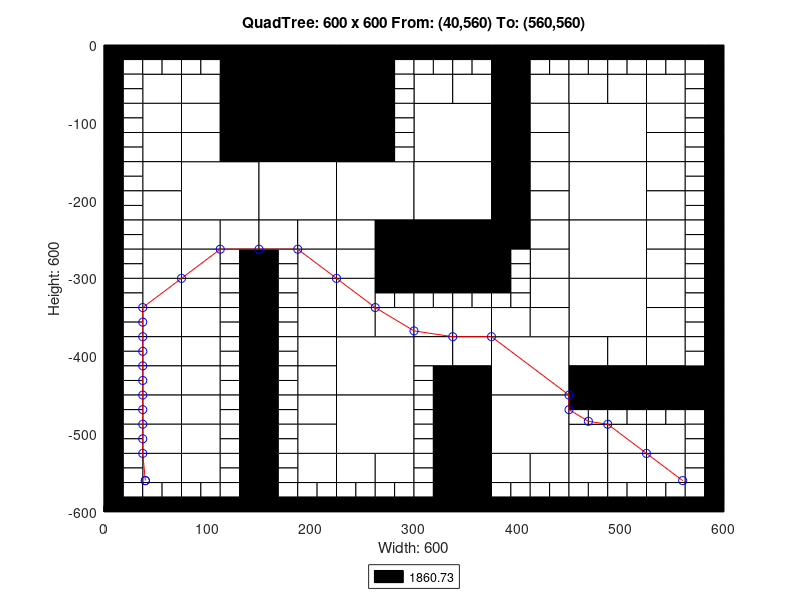

The MATLAB script that drew this image:
axis([0 600 -600 0]);
title('QuadTree: 600 x 600 From: (40,560) To: (560,560)');
xlabel('Width: 600');
ylabel('Height: 600');
rectangle('Position',[150 -75 75 75], 'FaceColor',[0 0 0]);
rectangle('Position',[150 -150 75 75], 'FaceColor',[0 0 0]);
rectangle('Position',[75 -225 75 75], 'FaceColor',[1 1 1]);
rectangle('Position',[150 -225 75 75], 'FaceColor',[1 1 1]);
rectangle('Position',[225 -225 75 75], 'FaceColor',[1 1 1]);
rectangle('Position',[300 -150 75 75], 'FaceColor',[1 1 1]);
rectangle('Position',[450 -150 75 75], 'FaceColor',[1 1 1]);
rectangle('Position',[300 -225 75 75], 'FaceColor',[1 1 1]);
rectangle('Position',[300 -300 75 75], 'FaceColor',[0 0 0]);
rectangle('Position',[450 -225 75 75], 'FaceColor',[1 1 1]);
rectangle('Position',[450 -300 75 75], 'FaceColor',[1 1 1]);
rectangle('Position',[225 -450 75 75], 'FaceColor',[1 1 1]);
rectangle('Position',[225 -525 75 75], 'FaceColor',[1 1 1]);
rectangle('Position',[375 -450 75 75], 'FaceColor',[1 1 1]);
rectangle('Position',[450 -375 75 75], 'FaceColor',[1 1 1]);
rectangle('Position',[375 -525 75 75], 'FaceColor',[1 1 1]);
rectangle('Position',[37.5 -75 37.5 37.5], 'FaceColor',[1 1 1]);
rectangle('Position',[112.5 -37.5 37.5 37.5], 'FaceColor',[0 0 0]);
rectangle('Position',[75 -75 37.5 37.5], 'FaceColor',[1 1 1]);
rectangle('Position',[112.5 -75 37.5 37.5], 'FaceColor',[0 0 0]);
rectangle('Position',[37.5 -112.5 37.5 37.5], 'FaceColor',[1 1 1]);
rectangle('Position',[37.5 -150 37.5 37.5], 'FaceColor',[1 1 1]);
rectangle('Position',[75 -112.5 37.5 37.5], 'FaceColor',[1 1 1]);
rectangle('Position',[112.5 -112.5 37.5 37.5], 'FaceColor',[0 0 0]);
rectangle('Position',[75 -150 37.5 37.5], 'FaceColor',[1 1 1]);
rectangle('Position',[112.5 -150 37.5 37.5], 'FaceColor',[0 0 0]);
rectangle('Position',[225 -37.5 37.5 37.5], 'FaceColor',[0 0 0]);
rectangle('Position',[225 -75 37.5 37.5], 'FaceColor',[0 0 0]);
rectangle('Position',[225 -112.5 37.5 37.5], 'FaceColor',[0 0 0]);
rectangle('Position',[225 -150 37.5 37.5], 'FaceColor',[0 0 0]);
rectangle('Position',[37.5 -187.5 37.5 37.5], 'FaceColor',[1 1 1]);
rectangle('Position',[37.5 -225 37.5 37.5], 'FaceColor',[1 1 1]);
rectangle('Position',[37.5 -262.5 37.5 37.5], 'FaceColor',[1 1 1]);
rectangle('Position',[37.5 -300 37.5 37.5], 'FaceColor',[1 1 1]);
rectangle('Position',[75 -262.5 37.5 37.5], 'FaceColor',[1 1 1]);
rectangle('Position',[112.5 -262.5 37.5 37.5], 'FaceColor',[1 1 1]);
rectangle('Position',[75 -300 37.5 37.5], 'FaceColor',[1 1 1]);
rectangle('Position',[150 -262.5 37.5 37.5], 'FaceColor',[1 1 1]);
rectangle('Position',[187.5 -262.5 37.5 37.5], 'FaceColor',[1 1 1]);
rectangle('Position',[187.5 -300 37.5 37.5], 'FaceColor',[1 1 1]);
rectangle('Position',[225 -262.5 37.5 37.5], 'FaceColor',[1 1 1]);
rectangle('Position',[262.5 -262.5 37.5 37.5], 'FaceColor',[0 0 0]);
rectangle('Position',[225 -300 37.5 37.5], 'FaceColor',[1 1 1]);
rectangle('Position',[262.5 -300 37.5 37.5], 'FaceColor',[0 0 0]);
rectangle('Position',[300 -75 37.5 37.5], 'FaceColor',[1 1 1]);
rectangle('Position',[337.5 -75 37.5 37.5], 'FaceColor',[1 1 1]);
rectangle('Position',[375 -37.5 37.5 37.5], 'FaceColor',[0 0 0]);
rectangle('Position',[375 -75 37.5 37.5], 'FaceColor',[0 0 0]);
rectangle('Position',[412.5 -75 37.5 37.5], 'FaceColor',[1 1 1]);
rectangle('Position',[375 -112.5 37.5 37.5], 'FaceColor',[0 0 0]);
rectangle('Position',[412.5 -112.5 37.5 37.5], 'FaceColor',[1 1 1]);
rectangle('Position',[375 -150 37.5 37.5], 'FaceColor',[0 0 0]);
rectangle('Position',[412.5 -150 37.5 37.5], 'FaceColor',[1 1 1]);
rectangle('Position',[450 -75 37.5 37.5], 'FaceColor',[1 1 1]);
rectangle('Position',[487.5 -75 37.5 37.5], 'FaceColor',[1 1 1]);
rectangle('Position',[525 -75 37.5 37.5], 'FaceColor',[1 1 1]);
rectangle('Position',[525 -112.5 37.5 37.5], 'FaceColor',[1 1 1]);
rectangle('Position',[525 -150 37.5 37.5], 'FaceColor',[1 1 1]);
rectangle('Position',[375 -187.5 37.5 37.5], 'FaceColor',[0 0 0]);
rectangle('Position',[412.5 -187.5 37.5 37.5], 'FaceColor',[1 1 1]);
rectangle('Position',[375 -225 37.5 37.5], 'FaceColor',[0 0 0]);
rectangle('Position',[412.5 -225 37.5 37.5], 'FaceColor',[1 1 1]);
rectangle('Position',[375 -262.5 37.5 37.5], 'FaceColor',[0 0 0]);
rectangle('Position',[412.5 -262.5 37.5 37.5], 'FaceColor',[1 1 1]);
rectangle('Position',[412.5 -300 37.5 37.5], 'FaceColor',[1 1 1]);
rectangle('Position',[525 -187.5 37.5 37.5], 'FaceColor',[1 1 1]);
rectangle('Position',[525 -225 37.5 37.5], 'FaceColor',[1 1 1]);
rectangle('Position',[525 -262.5 37.5 37.5], 'FaceColor',[1 1 1]);
rectangle('Position',[525 -300 37.5 37.5], 'FaceColor',[1 1 1]);
rectangle('Position',[37.5 -337.5 37.5 37.5], 'FaceColor',[1 1 1]);
rectangle('Position',[37.5 -375 37.5 37.5], 'FaceColor',[1 1 1]);
rectangle('Position',[75 -337.5 37.5 37.5], 'FaceColor',[1 1 1]);
rectangle('Position',[75 -375 37.5 37.5], 'FaceColor',[1 1 1]);
rectangle('Position',[37.5 -412.5 37.5 37.5], 'FaceColor',[1 1 1]);
rectangle('Position',[37.5 -450 37.5 37.5], 'FaceColor',[1 1 1]);
rectangle('Position',[75 -412.5 37.5 37.5], 'FaceColor',[1 1 1]);
rectangle('Position',[75 -450 37.5 37.5], 'FaceColor',[1 1 1]);
rectangle('Position',[187.5 -337.5 37.5 37.5], 'FaceColor',[1 1 1]);
rectangle('Position',[187.5 -375 37.5 37.5], 'FaceColor',[1 1 1]);
rectangle('Position',[225 -337.5 37.5 37.5], 'FaceColor',[1 1 1]);
rectangle('Position',[225 -375 37.5 37.5], 'FaceColor',[1 1 1]);
rectangle('Position',[262.5 -375 37.5 37.5], 'FaceColor',[1 1 1]);
rectangle('Position',[187.5 -412.5 37.5 37.5], 'FaceColor',[1 1 1]);
rectangle('Position',[187.5 -450 37.5 37.5], 'FaceColor',[1 1 1]);
rectangle('Position',[37.5 -487.5 37.5 37.5], 'FaceColor',[1 1 1]);
rectangle('Position',[37.5 -525 37.5 37.5], 'FaceColor',[1 1 1]);
rectangle('Position',[75 -487.5 37.5 37.5], 'FaceColor',[1 1 1]);
rectangle('Position',[75 -525 37.5 37.5], 'FaceColor',[1 1 1]);
rectangle('Position',[37.5 -562.5 37.5 37.5], 'FaceColor',[1 1 1]);
rectangle('Position',[75 -562.5 37.5 37.5], 'FaceColor',[1 1 1]);
rectangle('Position',[187.5 -487.5 37.5 37.5], 'FaceColor',[1 1 1]);
rectangle('Position',[187.5 -525 37.5 37.5], 'FaceColor',[1 1 1]);
rectangle('Position',[187.5 -562.5 37.5 37.5], 'FaceColor',[1 1 1]);
rectangle('Position',[225 -562.5 37.5 37.5], 'FaceColor',[1 1 1]);
rectangle('Position',[262.5 -562.5 37.5 37.5], 'FaceColor',[1 1 1]);
rectangle('Position',[300 -375 37.5 37.5], 'FaceColor',[1 1 1]);
rectangle('Position',[337.5 -375 37.5 37.5], 'FaceColor',[1 1 1]);
rectangle('Position',[412.5 -337.5 37.5 37.5], 'FaceColor',[1 1 1]);
rectangle('Position',[375 -375 37.5 37.5], 'FaceColor',[1 1 1]);
rectangle('Position',[412.5 -375 37.5 37.5], 'FaceColor',[1 1 1]);
rectangle('Position',[300 -412.5 37.5 37.5], 'FaceColor',[1 1 1]);
rectangle('Position',[337.5 -412.5 37.5 37.5], 'FaceColor',[1 1 1]);
rectangle('Position',[337.5 -450 37.5 37.5], 'FaceColor',[0 0 0]);
rectangle('Position',[525 -337.5 37.5 37.5], 'FaceColor',[1 1 1]);
rectangle('Position',[525 -375 37.5 37.5], 'FaceColor',[1 1 1]);
rectangle('Position',[450 -412.5 37.5 37.5], 'FaceColor',[1 1 1]);
rectangle('Position',[487.5 -412.5 37.5 37.5], 'FaceColor',[1 1 1]);
rectangle('Position',[450 -450 37.5 37.5], 'FaceColor',[0 0 0]);
rectangle('Position',[487.5 -450 37.5 37.5], 'FaceColor',[0 0 0]);
rectangle('Position',[525 -412.5 37.5 37.5], 'FaceColor',[1 1 1]);
rectangle('Position',[525 -450 37.5 37.5], 'FaceColor',[0 0 0]);
rectangle('Position',[562.5 -450 37.5 37.5], 'FaceColor',[0 0 0]);
rectangle('Position',[337.5 -487.5 37.5 37.5], 'FaceColor',[0 0 0]);
rectangle('Position',[337.5 -525 37.5 37.5], 'FaceColor',[0 0 0]);
rectangle('Position',[337.5 -562.5 37.5 37.5], 'FaceColor',[0 0 0]);
rectangle('Position',[337.5 -600 37.5 37.5], 'FaceColor',[0 0 0]);
rectangle('Position',[375 -562.5 37.5 37.5], 'FaceColor',[1 1 1]);
rectangle('Position',[412.5 -562.5 37.5 37.5], 'FaceColor',[1 1 1]);
rectangle('Position',[450 -525 37.5 37.5], 'FaceColor',[1 1 1]);
rectangle('Position',[487.5 -525 37.5 37.5], 'FaceColor',[1 1 1]);
rectangle('Position',[525 -525 37.5 37.5], 'FaceColor',[1 1 1]);
rectangle('Position',[450 -562.5 37.5 37.5], 'FaceColor',[1 1 1]);
rectangle('Position',[487.5 -562.5 37.5 37.5], 'FaceColor',[1 1 1]);
rectangle('Position',[525 -562.5 37.5 37.5], 'FaceColor',[1 1 1]);
rectangle('Position',[0 -18.75 18.75 18.75], 'FaceColor',[0 0 0]);
rectangle('Position',[18.75 -18.75 18.75 18.75], 'FaceColor',[0 0 0]);
rectangle('Position',[0 -37.5 18.75 18.75], 'FaceColor',[0 0 0]);
rectangle('Position',[18.75 -37.5 18.75 18.75], 'FaceColor',[1 1 1]);
rectangle('Position',[37.5 -18.75 18.75 18.75], 'FaceColor',[0 0 0]);
rectangle('Position',[56.25 -18.75 18.75 18.75], 'FaceColor',[0 0 0]);
rectangle('Position',[37.5 -37.5 18.75 18.75], 'FaceColor',[1 1 1]);
rectangle('Position',[56.25 -37.5 18.75 18.75], 'FaceColor',[1 1 1]);
rectangle('Position',[0 -56.25 18.75 18.75], 'FaceColor',[0 0 0]);
rectangle('Position',[18.75 -56.25 18.75 18.75], 'FaceColor',[1 1 1]);
rectangle('Position',[0 -75 18.75 18.75], 'FaceColor',[0 0 0]);
rectangle('Position',[18.75 -75 18.75 18.75], 'FaceColor',[1 1 1]);
rectangle('Position',[75 -18.75 18.75 18.75], 'FaceColor',[0 0 0]);
rectangle('Position',[93.75 -18.75 18.75 18.75], 'FaceColor',[0 0 0]);
rectangle('Position',[75 -37.5 18.75 18.75], 'FaceColor',[1 1 1]);
rectangle('Position',[93.75 -37.5 18.75 18.75], 'FaceColor',[1 1 1]);
rectangle('Position',[0 -93.75 18.75 18.75], 'FaceColor',[0 0 0]);
rectangle('Position',[18.75 -93.75 18.75 18.75], 'FaceColor',[1 1 1]);
rectangle('Position',[0 -112.5 18.75 18.75], 'FaceColor',[0 0 0]);
rectangle('Position',[18.75 -112.5 18.75 18.75], 'FaceColor',[1 1 1]);
rectangle('Position',[0 -131.25 18.75 18.75], 'FaceColor',[0 0 0]);
rectangle('Position',[18.75 -131.25 18.75 18.75], 'FaceColor',[1 1 1]);
rectangle('Position',[0 -150 18.75 18.75], 'FaceColor',[0 0 0]);
rectangle('Position',[18.75 -150 18.75 18.75], 'FaceColor',[1 1 1]);
rectangle('Position',[262.5 -18.75 18.75 18.75], 'FaceColor',[0 0 0]);
rectangle('Position',[281.25 -18.75 18.75 18.75], 'FaceColor',[0 0 0]);
rectangle('Position',[262.5 -37.5 18.75 18.75], 'FaceColor',[0 0 0]);
rectangle('Position',[281.25 -37.5 18.75 18.75], 'FaceColor',[1 1 1]);
rectangle('Position',[262.5 -56.25 18.75 18.75], 'FaceColor',[0 0 0]);
rectangle('Position',[281.25 -56.25 18.75 18.75], 'FaceColor',[1 1 1]);
rectangle('Position',[262.5 -75 18.75 18.75], 'FaceColor',[0 0 0]);
rectangle('Position',[281.25 -75 18.75 18.75], 'FaceColor',[1 1 1]);
rectangle('Position',[262.5 -93.75 18.75 18.75], 'FaceColor',[0 0 0]);
rectangle('Position',[281.25 -93.75 18.75 18.75], 'FaceColor',[1 1 1]);
rectangle('Position',[262.5 -112.5 18.75 18.75], 'FaceColor',[0 0 0]);
rectangle('Position',[281.25 -112.5 18.75 18.75], 'FaceColor',[1 1 1]);
rectangle('Position',[262.5 -131.25 18.75 18.75], 'FaceColor',[0 0 0]);
rectangle('Position',[281.25 -131.25 18.75 18.75], 'FaceColor',[1 1 1]);
rectangle('Position',[262.5 -150 18.75 18.75], 'FaceColor',[0 0 0]);
rectangle('Position',[281.25 -150 18.75 18.75], 'FaceColor',[1 1 1]);
rectangle('Position',[0 -168.75 18.75 18.75], 'FaceColor',[0 0 0]);
rectangle('Position',[18.75 -168.75 18.75 18.75], 'FaceColor',[1 1 1]);
rectangle('Position',[0 -187.5 18.75 18.75], 'FaceColor',[0 0 0]);
rectangle('Position',[18.75 -187.5 18.75 18.75], 'FaceColor',[1 1 1]);
rectangle('Position',[0 -206.25 18.75 18.75], 'FaceColor',[0 0 0]);
rectangle('Position',[18.75 -206.25 18.75 18.75], 'FaceColor',[1 1 1]);
rectangle('Position',[0 -225 18.75 18.75], 'FaceColor',[0 0 0]);
rectangle('Position',[18.75 -225 18.75 18.75], 'FaceColor',[1 1 1]);
rectangle('Position',[0 -243.75 18.75 18.75], 'FaceColor',[0 0 0]);
rectangle('Position',[18.75 -243.75 18.75 18.75], 'FaceColor',[1 1 1]);
rectangle('Position',[0 -262.5 18.75 18.75], 'FaceColor',[0 0 0]);
rectangle('Position',[18.75 -262.5 18.75 18.75], 'FaceColor',[1 1 1]);
rectangle('Position',[0 -281.25 18.75 18.75], 'FaceColor',[0 0 0]);
rectangle('Position',[18.75 -281.25 18.75 18.75], 'FaceColor',[1 1 1]);
rectangle('Position',[0 -300 18.75 18.75], 'FaceColor',[0 0 0]);
rectangle('Position',[18.75 -300 18.75 18.75], 'FaceColor',[1 1 1]);
rectangle('Position',[112.5 -281.25 18.75 18.75], 'FaceColor',[1 1 1]);
rectangle('Position',[131.25 -281.25 18.75 18.75], 'FaceColor',[0 0 0]);
rectangle('Position',[112.5 -300 18.75 18.75], 'FaceColor',[1 1 1]);
rectangle('Position',[131.25 -300 18.75 18.75], 'FaceColor',[0 0 0]);
rectangle('Position',[150 -281.25 18.75 18.75], 'FaceColor',[0 0 0]);
rectangle('Position',[168.75 -281.25 18.75 18.75], 'FaceColor',[1 1 1]);
rectangle('Position',[150 -300 18.75 18.75], 'FaceColor',[0 0 0]);
rectangle('Position',[168.75 -300 18.75 18.75], 'FaceColor',[1 1 1]);
rectangle('Position',[300 -18.75 18.75 18.75], 'FaceColor',[0 0 0]);
rectangle('Position',[318.75 -18.75 18.75 18.75], 'FaceColor',[0 0 0]);
rectangle('Position',[300 -37.5 18.75 18.75], 'FaceColor',[1 1 1]);
rectangle('Position',[318.75 -37.5 18.75 18.75], 'FaceColor',[1 1 1]);
rectangle('Position',[337.5 -18.75 18.75 18.75], 'FaceColor',[0 0 0]);
rectangle('Position',[356.25 -18.75 18.75 18.75], 'FaceColor',[0 0 0]);
rectangle('Position',[337.5 -37.5 18.75 18.75], 'FaceColor',[1 1 1]);
rectangle('Position',[356.25 -37.5 18.75 18.75], 'FaceColor',[1 1 1]);
rectangle('Position',[412.5 -18.75 18.75 18.75], 'FaceColor',[0 0 0]);
rectangle('Position',[431.25 -18.75 18.75 18.75], 'FaceColor',[0 0 0]);
rectangle('Position',[412.5 -37.5 18.75 18.75], 'FaceColor',[1 1 1]);
rectangle('Position',[431.25 -37.5 18.75 18.75], 'FaceColor',[1 1 1]);
rectangle('Position',[450 -18.75 18.75 18.75], 'FaceColor',[0 0 0]);
rectangle('Position',[468.75 -18.75 18.75 18.75], 'FaceColor',[0 0 0]);
rectangle('Position',[450 -37.5 18.75 18.75], 'FaceColor',[1 1 1]);
rectangle('Position',[468.75 -37.5 18.75 18.75], 'FaceColor',[1 1 1]);
rectangle('Position',[487.5 -18.75 18.75 18.75], 'FaceColor',[0 0 0]);
rectangle('Position',[506.25 -18.75 18.75 18.75], 'FaceColor',[0 0 0]);
rectangle('Position',[487.5 -37.5 18.75 18.75], 'FaceColor',[1 1 1]);
rectangle('Position',[506.25 -37.5 18.75 18.75], 'FaceColor',[1 1 1]);
rectangle('Position',[525 -18.75 18.75 18.75], 'FaceColor',[0 0 0]);
rectangle('Position',[543.75 -18.75 18.75 18.75], 'FaceColor',[0 0 0]);
rectangle('Position',[525 -37.5 18.75 18.75], 'FaceColor',[1 1 1]);
rectangle('Position',[543.75 -37.5 18.75 18.75], 'FaceColor',[1 1 1]);
rectangle('Position',[562.5 -18.75 18.75 18.75], 'FaceColor',[0 0 0]);
rectangle('Position',[581.25 -18.75 18.75 18.75], 'FaceColor',[0 0 0]);
rectangle('Position',[562.5 -37.5 18.75 18.75], 'FaceColor',[1 1 1]);
rectangle('Position',[581.25 -37.5 18.75 18.75], 'FaceColor',[0 0 0]);
rectangle('Position',[562.5 -56.25 18.75 18.75], 'FaceColor',[1 1 1]);
rectangle('Position',[581.25 -56.25 18.75 18.75], 'FaceColor',[0 0 0]);
rectangle('Position',[562.5 -75 18.75 18.75], 'FaceColor',[1 1 1]);
rectangle('Position',[581.25 -75 18.75 18.75], 'FaceColor',[0 0 0]);
rectangle('Position',[562.5 -93.75 18.75 18.75], 'FaceColor',[1 1 1]);
rectangle('Position',[581.25 -93.75 18.75 18.75], 'FaceColor',[0 0 0]);
rectangle('Position',[562.5 -112.5 18.75 18.75], 'FaceColor',[1 1 1]);
rectangle('Position',[581.25 -112.5 18.75 18.75], 'FaceColor',[0 0 0]);
rectangle('Position',[562.5 -131.25 18.75 18.75], 'FaceColor',[1 1 1]);
rectangle('Position',[581.25 -131.25 18.75 18.75], 'FaceColor',[0 0 0]);
rectangle('Position',[562.5 -150 18.75 18.75], 'FaceColor',[1 1 1]);
rectangle('Position',[581.25 -150 18.75 18.75], 'FaceColor',[0 0 0]);
rectangle('Position',[375 -281.25 18.75 18.75], 'FaceColor',[0 0 0]);
rectangle('Position',[393.75 -281.25 18.75 18.75], 'FaceColor',[1 1 1]);
rectangle('Position',[375 -300 18.75 18.75], 'FaceColor',[0 0 0]);
rectangle('Position',[393.75 -300 18.75 18.75], 'FaceColor',[1 1 1]);
rectangle('Position',[562.5 -168.75 18.75 18.75], 'FaceColor',[1 1 1]);
rectangle('Position',[581.25 -168.75 18.75 18.75], 'FaceColor',[0 0 0]);
rectangle('Position',[562.5 -187.5 18.75 18.75], 'FaceColor',[1 1 1]);
rectangle('Position',[581.25 -187.5 18.75 18.75], 'FaceColor',[0 0 0]);
rectangle('Position',[562.5 -206.25 18.75 18.75], 'FaceColor',[1 1 1]);
rectangle('Position',[581.25 -206.25 18.75 18.75], 'FaceColor',[0 0 0]);
rectangle('Position',[562.5 -225 18.75 18.75], 'FaceColor',[1 1 1]);
rectangle('Position',[581.25 -225 18.75 18.75], 'FaceColor',[0 0 0]);
rectangle('Position',[562.5 -243.75 18.75 18.75], 'FaceColor',[1 1 1]);
rectangle('Position',[581.25 -243.75 18.75 18.75], 'FaceColor',[0 0 0]);
rectangle('Position',[562.5 -262.5 18.75 18.75], 'FaceColor',[1 1 1]);
rectangle('Position',[581.25 -262.5 18.75 18.75], 'FaceColor',[0 0 0]);
rectangle('Position',[562.5 -281.25 18.75 18.75], 'FaceColor',[1 1 1]);
rectangle('Position',[581.25 -281.25 18.75 18.75], 'FaceColor',[0 0 0]);
rectangle('Position',[562.5 -300 18.75 18.75], 'FaceColor',[1 1 1]);
rectangle('Position',[581.25 -300 18.75 18.75], 'FaceColor',[0 0 0]);
rectangle('Position',[0 -318.75 18.75 18.75], 'FaceColor',[0 0 0]);
rectangle('Position',[18.75 -318.75 18.75 18.75], 'FaceColor',[1 1 1]);
rectangle('Position',[0 -337.5 18.75 18.75], 'FaceColor',[0 0 0]);
rectangle('Position',[18.75 -337.5 18.75 18.75], 'FaceColor',[1 1 1]);
rectangle('Position',[0 -356.25 18.75 18.75], 'FaceColor',[0 0 0]);
rectangle('Position',[18.75 -356.25 18.75 18.75], 'FaceColor',[1 1 1]);
rectangle('Position',[0 -375 18.75 18.75], 'FaceColor',[0 0 0]);
rectangle('Position',[18.75 -375 18.75 18.75], 'FaceColor',[1 1 1]);
rectangle('Position',[112.5 -318.75 18.75 18.75], 'FaceColor',[1 1 1]);
rectangle('Position',[131.25 -318.75 18.75 18.75], 'FaceColor',[0 0 0]);
rectangle('Position',[112.5 -337.5 18.75 18.75], 'FaceColor',[1 1 1]);
rectangle('Position',[131.25 -337.5 18.75 18.75], 'FaceColor',[0 0 0]);
rectangle('Position',[112.5 -356.25 18.75 18.75], 'FaceColor',[1 1 1]);
rectangle('Position',[131.25 -356.25 18.75 18.75], 'FaceColor',[0 0 0]);
rectangle('Position',[112.5 -375 18.75 18.75], 'FaceColor',[1 1 1]);
rectangle('Position',[131.25 -375 18.75 18.75], 'FaceColor',[0 0 0]);
rectangle('Position',[0 -393.75 18.75 18.75], 'FaceColor',[0 0 0]);
rectangle('Position',[18.75 -393.75 18.75 18.75], 'FaceColor',[1 1 1]);
rectangle('Position',[0 -412.5 18.75 18.75], 'FaceColor',[0 0 0]);
rectangle('Position',[18.75 -412.5 18.75 18.75], 'FaceColor',[1 1 1]);
rectangle('Position',[0 -431.25 18.75 18.75], 'FaceColor',[0 0 0]);
rectangle('Position',[18.75 -431.25 18.75 18.75], 'FaceColor',[1 1 1]);
rectangle('Position',[0 -450 18.75 18.75], 'FaceColor',[0 0 0]);
rectangle('Position',[18.75 -450 18.75 18.75], 'FaceColor',[1 1 1]);
rectangle('Position',[112.5 -393.75 18.75 18.75], 'FaceColor',[1 1 1]);
rectangle('Position',[131.25 -393.75 18.75 18.75], 'FaceColor',[0 0 0]);
rectangle('Position',[112.5 -412.5 18.75 18.75], 'FaceColor',[1 1 1]);
rectangle('Position',[131.25 -412.5 18.75 18.75], 'FaceColor',[0 0 0]);
rectangle('Position',[112.5 -431.25 18.75 18.75], 'FaceColor',[1 1 1]);
rectangle('Position',[131.25 -431.25 18.75 18.75], 'FaceColor',[0 0 0]);
rectangle('Position',[112.5 -450 18.75 18.75], 'FaceColor',[1 1 1]);
rectangle('Position',[131.25 -450 18.75 18.75], 'FaceColor',[0 0 0]);
rectangle('Position',[150 -318.75 18.75 18.75], 'FaceColor',[0 0 0]);
rectangle('Position',[168.75 -318.75 18.75 18.75], 'FaceColor',[1 1 1]);
rectangle('Position',[150 -337.5 18.75 18.75], 'FaceColor',[0 0 0]);
rectangle('Position',[168.75 -337.5 18.75 18.75], 'FaceColor',[1 1 1]);
rectangle('Position',[150 -356.25 18.75 18.75], 'FaceColor',[0 0 0]);
rectangle('Position',[168.75 -356.25 18.75 18.75], 'FaceColor',[1 1 1]);
rectangle('Position',[150 -375 18.75 18.75], 'FaceColor',[0 0 0]);
rectangle('Position',[168.75 -375 18.75 18.75], 'FaceColor',[1 1 1]);
rectangle('Position',[262.5 -318.75 18.75 18.75], 'FaceColor',[0 0 0]);
rectangle('Position',[281.25 -318.75 18.75 18.75], 'FaceColor',[0 0 0]);
rectangle('Position',[262.5 -337.5 18.75 18.75], 'FaceColor',[1 1 1]);
rectangle('Position',[281.25 -337.5 18.75 18.75], 'FaceColor',[1 1 1]);
rectangle('Position',[150 -393.75 18.75 18.75], 'FaceColor',[0 0 0]);
rectangle('Position',[168.75 -393.75 18.75 18.75], 'FaceColor',[1 1 1]);
rectangle('Position',[150 -412.5 18.75 18.75], 'FaceColor',[0 0 0]);
rectangle('Position',[168.75 -412.5 18.75 18.75], 'FaceColor',[1 1 1]);
rectangle('Position',[150 -431.25 18.75 18.75], 'FaceColor',[0 0 0]);
rectangle('Position',[168.75 -431.25 18.75 18.75], 'FaceColor',[1 1 1]);
rectangle('Position',[150 -450 18.75 18.75], 'FaceColor',[0 0 0]);
rectangle('Position',[168.75 -450 18.75 18.75], 'FaceColor',[1 1 1]);
rectangle('Position',[0 -468.75 18.75 18.75], 'FaceColor',[0 0 0]);
rectangle('Position',[18.75 -468.75 18.75 18.75], 'FaceColor',[1 1 1]);
rectangle('Position',[0 -487.5 18.75 18.75], 'FaceColor',[0 0 0]);
rectangle('Position',[18.75 -487.5 18.75 18.75], 'FaceColor',[1 1 1]);
rectangle('Position',[0 -506.25 18.75 18.75], 'FaceColor',[0 0 0]);
rectangle('Position',[18.75 -506.25 18.75 18.75], 'FaceColor',[1 1 1]);
rectangle('Position',[0 -525 18.75 18.75], 'FaceColor',[0 0 0]);
rectangle('Position',[18.75 -525 18.75 18.75], 'FaceColor',[1 1 1]);
rectangle('Position',[112.5 -468.75 18.75 18.75], 'FaceColor',[1 1 1]);
rectangle('Position',[131.25 -468.75 18.75 18.75], 'FaceColor',[0 0 0]);
rectangle('Position',[112.5 -487.5 18.75 18.75], 'FaceColor',[1 1 1]);
rectangle('Position',[131.25 -487.5 18.75 18.75], 'FaceColor',[0 0 0]);
rectangle('Position',[112.5 -506.25 18.75 18.75], 'FaceColor',[1 1 1]);
rectangle('Position',[131.25 -506.25 18.75 18.75], 'FaceColor',[0 0 0]);
rectangle('Position',[112.5 -525 18.75 18.75], 'FaceColor',[1 1 1]);
rectangle('Position',[131.25 -525 18.75 18.75], 'FaceColor',[0 0 0]);
rectangle('Position',[0 -543.75 18.75 18.75], 'FaceColor',[0 0 0]);
rectangle('Position',[18.75 -543.75 18.75 18.75], 'FaceColor',[1 1 1]);
rectangle('Position',[0 -562.5 18.75 18.75], 'FaceColor',[0 0 0]);
rectangle('Position',[18.75 -562.5 18.75 18.75], 'FaceColor',[1 1 1]);
rectangle('Position',[0 -581.25 18.75 18.75], 'FaceColor',[0 0 0]);
rectangle('Position',[18.75 -581.25 18.75 18.75], 'FaceColor',[1 1 1]);
rectangle('Position',[0 -600 18.75 18.75], 'FaceColor',[0 0 0]);
rectangle('Position',[18.75 -600 18.75 18.75], 'FaceColor',[0 0 0]);
rectangle('Position',[37.5 -581.25 18.75 18.75], 'FaceColor',[1 1 1]);
rectangle('Position',[56.25 -581.25 18.75 18.75], 'FaceColor',[1 1 1]);
rectangle('Position',[37.5 -600 18.75 18.75], 'FaceColor',[0 0 0]);
rectangle('Position',[56.25 -600 18.75 18.75], 'FaceColor',[0 0 0]);
rectangle('Position',[112.5 -543.75 18.75 18.75], 'FaceColor',[1 1 1]);
rectangle('Position',[131.25 -543.75 18.75 18.75], 'FaceColor',[0 0 0]);
rectangle('Position',[112.5 -562.5 18.75 18.75], 'FaceColor',[1 1 1]);
rectangle('Position',[131.25 -562.5 18.75 18.75], 'FaceColor',[0 0 0]);
rectangle('Position',[75 -581.25 18.75 18.75], 'FaceColor',[1 1 1]);
rectangle('Position',[93.75 -581.25 18.75 18.75], 'FaceColor',[1 1 1]);
rectangle('Position',[75 -600 18.75 18.75], 'FaceColor',[0 0 0]);
rectangle('Position',[93.75 -600 18.75 18.75], 'FaceColor',[0 0 0]);
rectangle('Position',[112.5 -581.25 18.75 18.75], 'FaceColor',[1 1 1]);
rectangle('Position',[131.25 -581.25 18.75 18.75], 'FaceColor',[0 0 0]);
rectangle('Position',[112.5 -600 18.75 18.75], 'FaceColor',[0 0 0]);
rectangle('Position',[131.25 -600 18.75 18.75], 'FaceColor',[0 0 0]);
rectangle('Position',[150 -468.75 18.75 18.75], 'FaceColor',[0 0 0]);
rectangle('Position',[168.75 -468.75 18.75 18.75], 'FaceColor',[1 1 1]);
rectangle('Position',[150 -487.5 18.75 18.75], 'FaceColor',[0 0 0]);
rectangle('Position',[168.75 -487.5 18.75 18.75], 'FaceColor',[1 1 1]);
rectangle('Position',[150 -506.25 18.75 18.75], 'FaceColor',[0 0 0]);
rectangle('Position',[168.75 -506.25 18.75 18.75], 'FaceColor',[1 1 1]);
rectangle('Position',[150 -525 18.75 18.75], 'FaceColor',[0 0 0]);
rectangle('Position',[168.75 -525 18.75 18.75], 'FaceColor',[1 1 1]);
rectangle('Position',[150 -543.75 18.75 18.75], 'FaceColor',[0 0 0]);
rectangle('Position',[168.75 -543.75 18.75 18.75], 'FaceColor',[1 1 1]);
rectangle('Position',[150 -562.5 18.75 18.75], 'FaceColor',[0 0 0]);
rectangle('Position',[168.75 -562.5 18.75 18.75], 'FaceColor',[1 1 1]);
rectangle('Position',[150 -581.25 18.75 18.75], 'FaceColor',[0 0 0]);
rectangle('Position',[168.75 -581.25 18.75 18.75], 'FaceColor',[1 1 1]);
rectangle('Position',[150 -600 18.75 18.75], 'FaceColor',[0 0 0]);
rectangle('Position',[168.75 -600 18.75 18.75], 'FaceColor',[0 0 0]);
rectangle('Position',[187.5 -581.25 18.75 18.75], 'FaceColor',[1 1 1]);
rectangle('Position',[206.25 -581.25 18.75 18.75], 'FaceColor',[1 1 1]);
rectangle('Position',[187.5 -600 18.75 18.75], 'FaceColor',[0 0 0]);
rectangle('Position',[206.25 -600 18.75 18.75], 'FaceColor',[0 0 0]);
rectangle('Position',[225 -581.25 18.75 18.75], 'FaceColor',[1 1 1]);
rectangle('Position',[243.75 -581.25 18.75 18.75], 'FaceColor',[1 1 1]);
rectangle('Position',[225 -600 18.75 18.75], 'FaceColor',[0 0 0]);
rectangle('Position',[243.75 -600 18.75 18.75], 'FaceColor',[0 0 0]);
rectangle('Position',[262.5 -581.25 18.75 18.75], 'FaceColor',[1 1 1]);
rectangle('Position',[281.25 -581.25 18.75 18.75], 'FaceColor',[1 1 1]);
rectangle('Position',[262.5 -600 18.75 18.75], 'FaceColor',[0 0 0]);
rectangle('Position',[281.25 -600 18.75 18.75], 'FaceColor',[0 0 0]);
rectangle('Position',[300 -318.75 18.75 18.75], 'FaceColor',[0 0 0]);
rectangle('Position',[318.75 -318.75 18.75 18.75], 'FaceColor',[0 0 0]);
rectangle('Position',[300 -337.5 18.75 18.75], 'FaceColor',[1 1 1]);
rectangle('Position',[318.75 -337.5 18.75 18.75], 'FaceColor',[1 1 1]);
rectangle('Position',[337.5 -318.75 18.75 18.75], 'FaceColor',[0 0 0]);
rectangle('Position',[356.25 -318.75 18.75 18.75], 'FaceColor',[0 0 0]);
rectangle('Position',[337.5 -337.5 18.75 18.75], 'FaceColor',[1 1 1]);
rectangle('Position',[356.25 -337.5 18.75 18.75], 'FaceColor',[1 1 1]);
rectangle('Position',[375 -318.75 18.75 18.75], 'FaceColor',[0 0 0]);
rectangle('Position',[393.75 -318.75 18.75 18.75], 'FaceColor',[1 1 1]);
rectangle('Position',[375 -337.5 18.75 18.75], 'FaceColor',[1 1 1]);
rectangle('Position',[393.75 -337.5 18.75 18.75], 'FaceColor',[1 1 1]);
rectangle('Position',[300 -431.25 18.75 18.75], 'FaceColor',[1 1 1]);
rectangle('Position',[318.75 -431.25 18.75 18.75], 'FaceColor',[0 0 0]);
rectangle('Position',[300 -450 18.75 18.75], 'FaceColor',[1 1 1]);
rectangle('Position',[318.75 -450 18.75 18.75], 'FaceColor',[0 0 0]);
rectangle('Position',[562.5 -318.75 18.75 18.75], 'FaceColor',[1 1 1]);
rectangle('Position',[581.25 -318.75 18.75 18.75], 'FaceColor',[0 0 0]);
rectangle('Position',[562.5 -337.5 18.75 18.75], 'FaceColor',[1 1 1]);
rectangle('Position',[581.25 -337.5 18.75 18.75], 'FaceColor',[0 0 0]);
rectangle('Position',[562.5 -356.25 18.75 18.75], 'FaceColor',[1 1 1]);
rectangle('Position',[581.25 -356.25 18.75 18.75], 'FaceColor',[0 0 0]);
rectangle('Position',[562.5 -375 18.75 18.75], 'FaceColor',[1 1 1]);
rectangle('Position',[581.25 -375 18.75 18.75], 'FaceColor',[0 0 0]);
rectangle('Position',[562.5 -393.75 18.75 18.75], 'FaceColor',[1 1 1]);
rectangle('Position',[581.25 -393.75 18.75 18.75], 'FaceColor',[0 0 0]);
rectangle('Position',[562.5 -412.5 18.75 18.75], 'FaceColor',[1 1 1]);
rectangle('Position',[581.25 -412.5 18.75 18.75], 'FaceColor',[0 0 0]);
rectangle('Position',[300 -468.75 18.75 18.75], 'FaceColor',[1 1 1]);
rectangle('Position',[318.75 -468.75 18.75 18.75], 'FaceColor',[0 0 0]);
rectangle('Position',[300 -487.5 18.75 18.75], 'FaceColor',[1 1 1]);
rectangle('Position',[318.75 -487.5 18.75 18.75], 'FaceColor',[0 0 0]);
rectangle('Position',[300 -506.25 18.75 18.75], 'FaceColor',[1 1 1]);
rectangle('Position',[318.75 -506.25 18.75 18.75], 'FaceColor',[0 0 0]);
rectangle('Position',[300 -525 18.75 18.75], 'FaceColor',[1 1 1]);
rectangle('Position',[318.75 -525 18.75 18.75], 'FaceColor',[0 0 0]);
rectangle('Position',[300 -543.75 18.75 18.75], 'FaceColor',[1 1 1]);
rectangle('Position',[318.75 -543.75 18.75 18.75], 'FaceColor',[0 0 0]);
rectangle('Position',[300 -562.5 18.75 18.75], 'FaceColor',[1 1 1]);
rectangle('Position',[318.75 -562.5 18.75 18.75], 'FaceColor',[0 0 0]);
rectangle('Position',[300 -581.25 18.75 18.75], 'FaceColor',[1 1 1]);
rectangle('Position',[318.75 -581.25 18.75 18.75], 'FaceColor',[0 0 0]);
rectangle('Position',[300 -600 18.75 18.75], 'FaceColor',[0 0 0]);
rectangle('Position',[318.75 -600 18.75 18.75], 'FaceColor',[0 0 0]);
rectangle('Position',[375 -581.25 18.75 18.75], 'FaceColor',[1 1 1]);
rectangle('Position',[393.75 -581.25 18.75 18.75], 'FaceColor',[1 1 1]);
rectangle('Position',[375 -600 18.75 18.75], 'FaceColor',[0 0 0]);
rectangle('Position',[393.75 -600 18.75 18.75], 'FaceColor',[0 0 0]);
rectangle('Position',[412.5 -581.25 18.75 18.75], 'FaceColor',[1 1 1]);
rectangle('Position',[431.25 -581.25 18.75 18.75], 'FaceColor',[1 1 1]);
rectangle('Position',[412.5 -600 18.75 18.75], 'FaceColor',[0 0 0]);
rectangle('Position',[431.25 -600 18.75 18.75], 'FaceColor',[0 0 0]);
rectangle('Position',[450 -468.75 18.75 18.75], 'FaceColor',[0 0 0]);
rectangle('Position',[468.75 -468.75 18.75 18.75], 'FaceColor',[0 0 0]);
rectangle('Position',[450 -487.5 18.75 18.75], 'FaceColor',[1 1 1]);
rectangle('Position',[468.75 -487.5 18.75 18.75], 'FaceColor',[1 1 1]);
rectangle('Position',[487.5 -468.75 18.75 18.75], 'FaceColor',[0 0 0]);
rectangle('Position',[506.25 -468.75 18.75 18.75], 'FaceColor',[0 0 0]);
rectangle('Position',[487.5 -487.5 18.75 18.75], 'FaceColor',[1 1 1]);
rectangle('Position',[506.25 -487.5 18.75 18.75], 'FaceColor',[1 1 1]);
rectangle('Position',[525 -468.75 18.75 18.75], 'FaceColor',[0 0 0]);
rectangle('Position',[543.75 -468.75 18.75 18.75], 'FaceColor',[0 0 0]);
rectangle('Position',[525 -487.5 18.75 18.75], 'FaceColor',[1 1 1]);
rectangle('Position',[543.75 -487.5 18.75 18.75], 'FaceColor',[1 1 1]);
rectangle('Position',[562.5 -468.75 18.75 18.75], 'FaceColor',[0 0 0]);
rectangle('Position',[581.25 -468.75 18.75 18.75], 'FaceColor',[0 0 0]);
rectangle('Position',[562.5 -487.5 18.75 18.75], 'FaceColor',[1 1 1]);
rectangle('Position',[581.25 -487.5 18.75 18.75], 'FaceColor',[0 0 0]);
rectangle('Position',[562.5 -506.25 18.75 18.75], 'FaceColor',[1 1 1]);
rectangle('Position',[581.25 -506.25 18.75 18.75], 'FaceColor',[0 0 0]);
rectangle('Position',[562.5 -525 18.75 18.75], 'FaceColor',[1 1 1]);
rectangle('Position',[581.25 -525 18.75 18.75], 'FaceColor',[0 0 0]);
rectangle('Position',[450 -581.25 18.75 18.75], 'FaceColor',[1 1 1]);
rectangle('Position',[468.75 -581.25 18.75 18.75], 'FaceColor',[1 1 1]);
rectangle('Position',[450 -600 18.75 18.75], 'FaceColor',[0 0 0]);
rectangle('Position',[468.75 -600 18.75 18.75], 'FaceColor',[0 0 0]);
rectangle('Position',[487.5 -581.25 18.75 18.75], 'FaceColor',[1 1 1]);
rectangle('Position',[506.25 -581.25 18.75 18.75], 'FaceColor',[1 1 1]);
rectangle('Position',[487.5 -600 18.75 18.75], 'FaceColor',[0 0 0]);
rectangle('Position',[506.25 -600 18.75 18.75], 'FaceColor',[0 0 0]);
rectangle('Position',[562.5 -543.75 18.75 18.75], 'FaceColor',[1 1 1]);
rectangle('Position',[581.25 -543.75 18.75 18.75], 'FaceColor',[0 0 0]);
rectangle('Position',[562.5 -562.5 18.75 18.75], 'FaceColor',[1 1 1]);
rectangle('Position',[581.25 -562.5 18.75 18.75], 'FaceColor',[0 0 0]);
rectangle('Position',[525 -581.25 18.75 18.75], 'FaceColor',[1 1 1]);
rectangle('Position',[543.75 -581.25 18.75 18.75], 'FaceColor',[1 1 1]);
rectangle('Position',[525 -600 18.75 18.75], 'FaceColor',[0 0 0]);
rectangle('Position',[543.75 -600 18.75 18.75], 'FaceColor',[0 0 0]);
rectangle('Position',[562.5 -581.25 18.75 18.75], 'FaceColor',[1 1 1]);
rectangle('Position',[581.25 -581.25 18.75 18.75], 'FaceColor',[0 0 0]);
rectangle('Position',[562.5 -600 18.75 18.75], 'FaceColor',[0 0 0]);
rectangle('Position',[581.25 -600 18.75 18.75], 'FaceColor',[0 0 0]);
X=[560,525,487.5,468.75,450,450,375,337.5,300,262.5,225,187.5,150,112.5,75,37.5,37.5,37.5,37.5,37.5,37.5,37.5,37.5,37.5,37.5,37.5,40,40];
Y=[-560,-525,-487.5,-483.75,-468.75,-450,-375,-375,-367.5,-337.5,-300,-262.5,-262.5,-262.5,-300,-337.5,-356.25,-375,-393.75,-412.5,-431.25,-450,-468.75,-487.5,-506.25,-525,-560,-560];
hold on;
plot(X,Y,'r');
plot(X,Y,'bo');
legend('1860.73','Location','southoutside');
